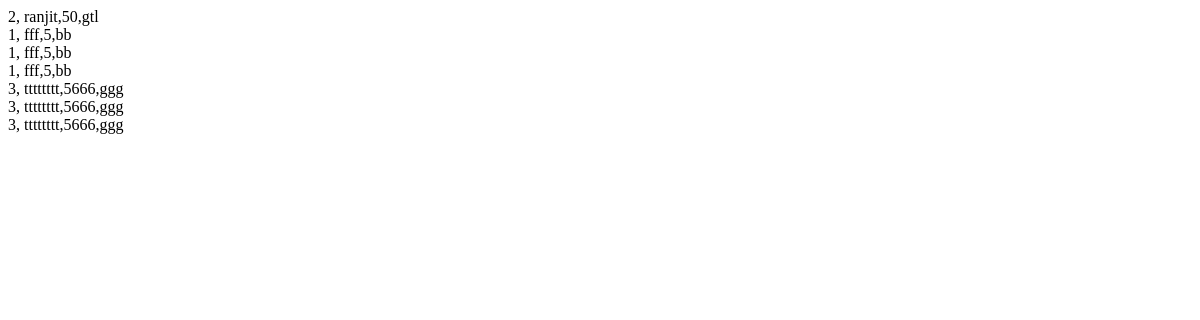
The page /display/ on the database as committed earlier.
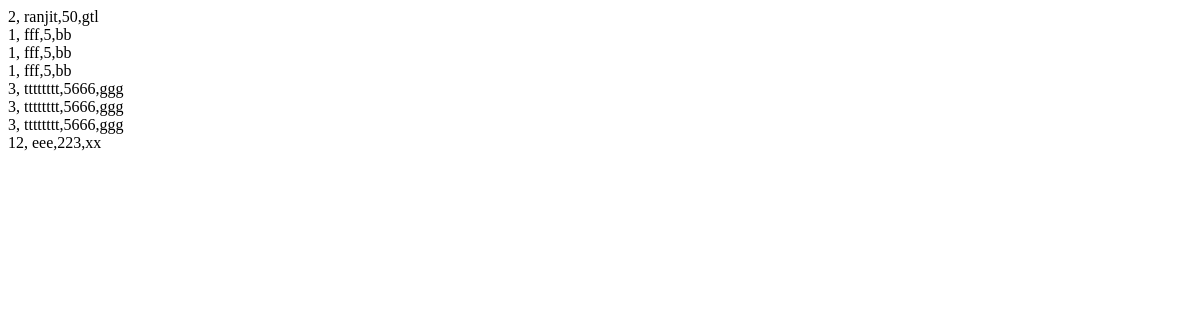
The same page on the database as committed later.
### crudapp/models.py (models this page shows)
class Student(models.Model):
    No=models.IntegerField()
    Name=models.CharField(max_length=64)
    Marks=models.IntegerField()
    Address=models.CharField(max_length=264)

### crudapp/views.py (the view)
# urls.py: path('display/',display),
def display(request):
	st=Student.objects.all() # Collect all records from table
	return render(request,'star/display.html',{'st':st})

### templates/star/display.html
{% block content %}
  {% for sts in st %}
{{sts.No}}, {{sts.Name}},{{sts.Marks}},{{sts.Address}}<br>
{% endfor %}
{% endblock %}

Rows that differ between the two databases and show on the page:
added Student: No "12", Name "eee", Marks "223", Address "xx"
